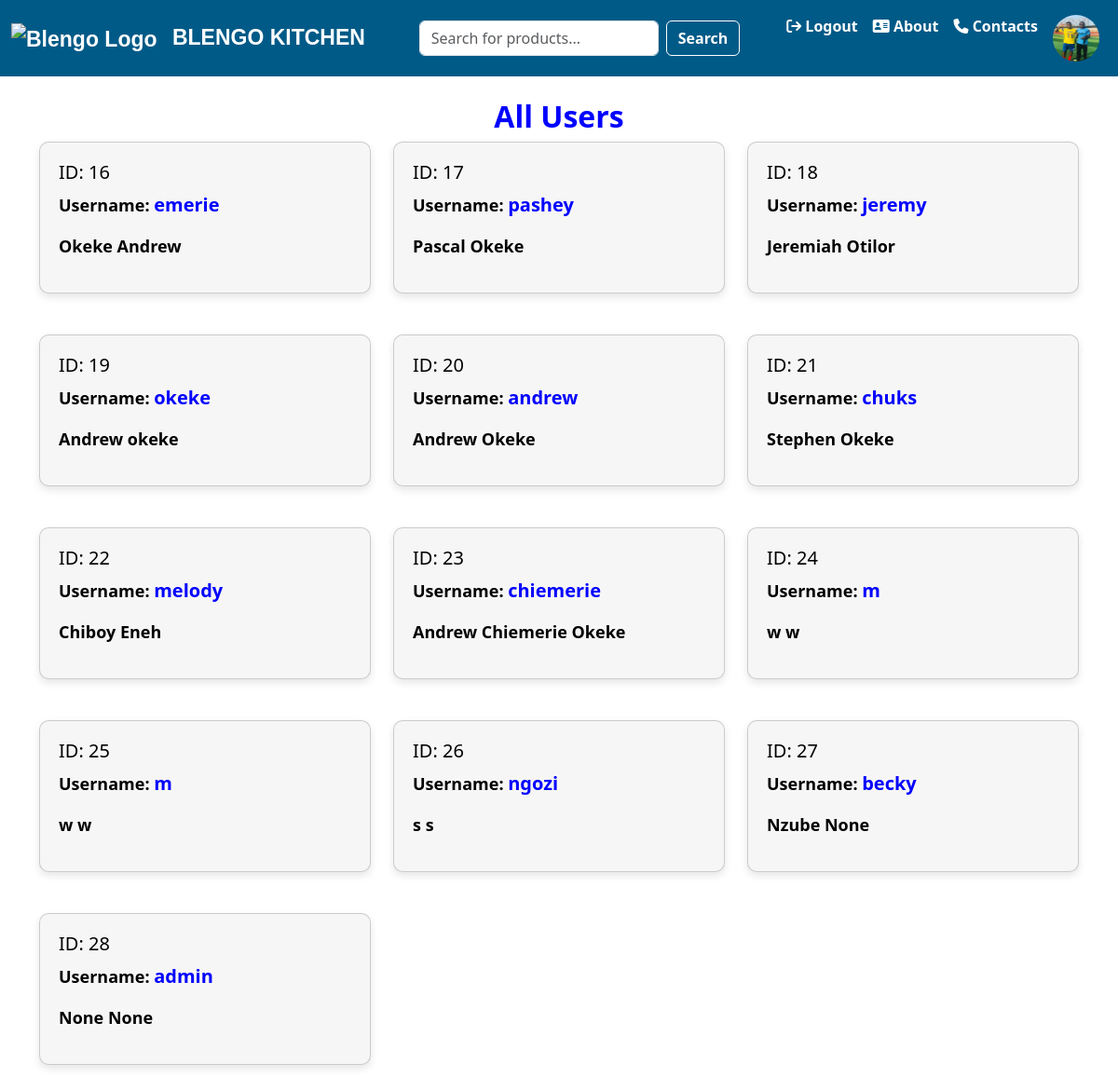
Before: /myusers/ (signed in) with the older database file.
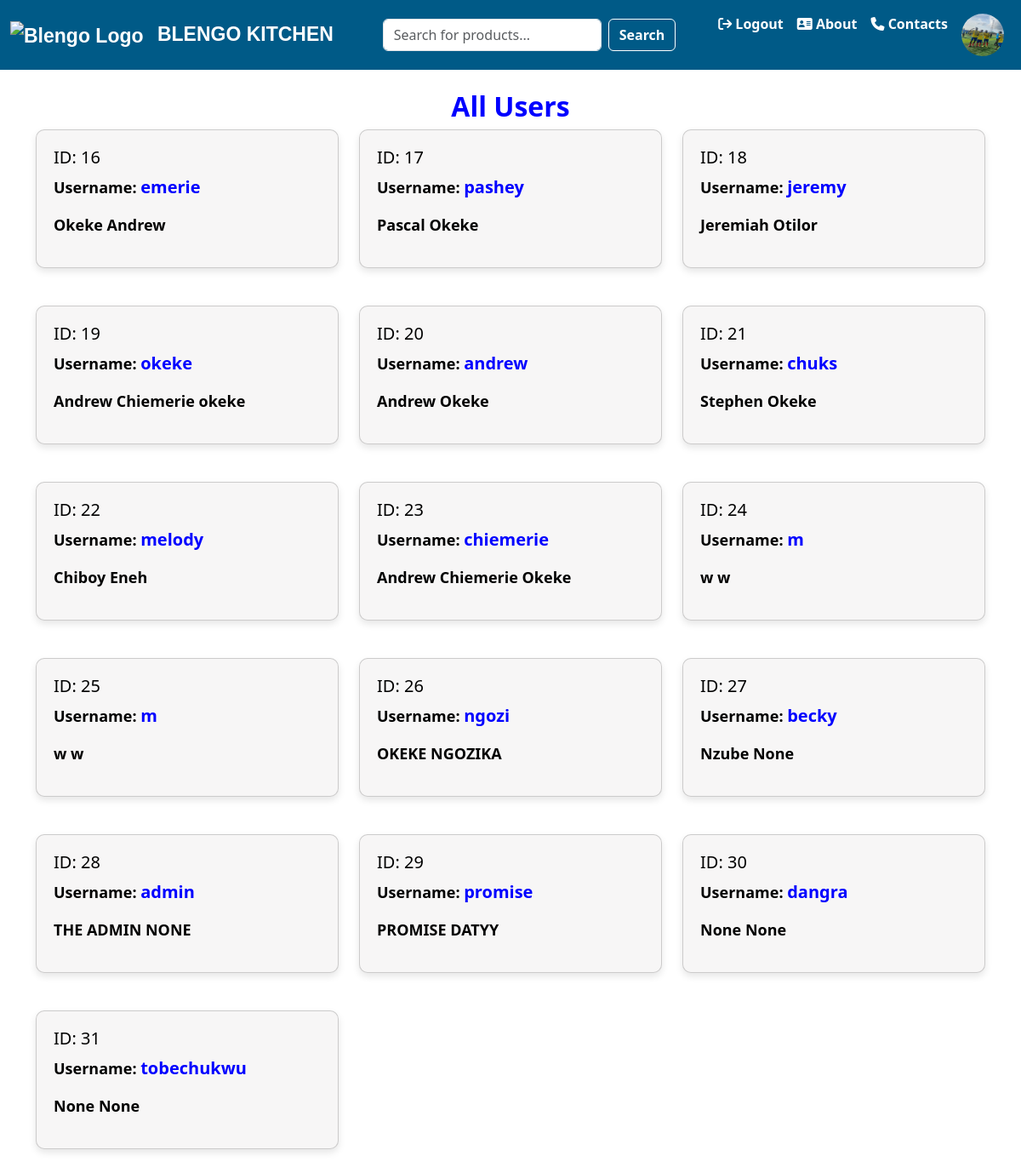
After: the same page with the newer database file.
### base/models.py (models this page shows, shortened)
class Profile(models.Model):
    user = models.ForeignKey(User, on_delete=models.CASCADE)
    profileimage = models.ImageField(upload_to='profile_images',blank=True,null=True,default="login_295128.png")
    firstname = models.CharField(max_length=200,null=True,blank=True)
    lastname = models.CharField(max_length=200,null=True,blank=True)
    state = models.CharField(max_length=200,null=True,blank=True)
    phonenumber=models.CharField(max_length=20, null=True,blank=True)

### base/views.py (the view)
# urls.py: path('myusers/',views.myusers,name='myusers'),
def myusers(request):
    users = User.objects.all()
    profile = Profile.objects.all()
    return render(request,'myusers.html',{"users":users,"profile":profile})

### base/context_processors.py (called while the page is built)
def user_profile(request):
    if request.user.is_authenticated:
        try:
            profile = Profile.objects.get(user=request.user)
        except Profile.DoesNotExist:
            profile = None
    else:
        profile = None
    return {'user_profile': profile}

### template/myusers.html (shortened to what this page needs)
{% extends 'home.html' %}
{% block content %}
{% include 'nav-bar.html' %}
<div class="container mt-4">
  <h2 class="text-center" style="font-weight: bold; color: blue;">All Users</h2>
  <div class="row">
    {% for person in profile %}
    <div class="col-md-4 mb-4">
      <div class="card user-card">
        <div class="card-body">
          <h5 class="card-title">ID: {{ person.id }}</h5>
          <p class="card-text">Username: <span>{{ person.user.username }}</span></p>
          <p>{{person.firstname}} {{person.lastname}}</p>
        </div>
      </div>
    </div>
    {% endfor %}
  </div>
</div>
{% endblock %}

### template/nav-bar.html (shortened to what this page needs)
{% load static %}
<nav class="navbar navbar-expand-lg navbar-custom">
    <div class="container-fluid">
        <a class="navbar-brand" href="{% url 'home' %}">
            <img src="{{images.logoimage.url}}" alt="Blengo Logo" style="height: 40px; margin-right: 10px;">
            BLENGO KITCHEN
        </a>
        <div class="collapse navbar-collapse" id="navbarNav">
            <form class="d-flex mx-auto" method="GET" action="{% url 'home' %}">
                <input class="form-control me-2" type="search" placeholder="Search for products..." aria-label="Search" name="q">
                <button class="btn btn-outline-success" type="submit">Search</button>
            </form>
            <ul class="navbar-nav ms-auto mb-2 mb-lg-0">
                {% if user.is_authenticated %}
                    <li class="nav-item">
                        <a class="nav-link" href="{% url 'logout' %}"><i class="fa fa-sign-out" aria-hidden="true"></i> Logout</a>
                    </li>
                    <li class="nav-item">
                        <a class="nav-link" href="{% url 'about' %}"><i class="fa-solid fa-address-card"></i> About</a>
                    </li>
                    <li class="nav-item">
                        <a style="color: white;" class="nav-link" href="{% url 'contact' %}"><i class="fa-solid fa-phone"></i> Contacts</a>
                    </li>
                    <li class="nav-item dropdown">
                        <a class="nav-link" href="#" id="profileDropdown" role="button" data-bs-toggle="dropdown" aria-expanded="false">
                            <img src="{{user_profile.profileimage.url}}" class="rounded-circle" width="50" height="50" alt="{{ user.username }}'s profile picture">
                        </a>
                    </li>
                {% endif %}
            </ul>
        </div>
    </div>
</nav>

Changed rows visible on the page:
changed Profile "okeke": profileimage: a different picture; firstname "Andrew" → "Andrew Chiemerie"
changed Profile "ngozi": firstname "s" → "OKEKE"; lastname "s" → "NGOZIKA"
changed Profile "admin": firstname "None" → "THE ADMIN"; lastname "None" → "NONE"
added Profile: id "29", user.username "promise", firstname "PROMISE", lastname "DATYY"
added Profile: id "30", user.username "dangra", firstname "None", lastname "None"
added Profile: id "31", user.username "tobechukwu", firstname "None", lastname "None"
